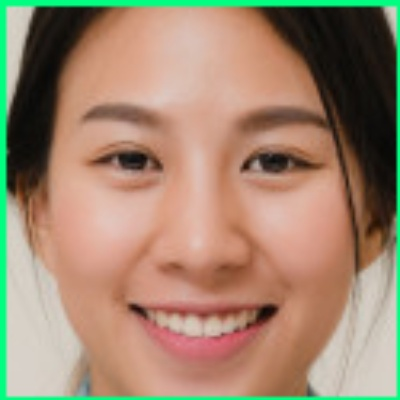
#> input picture media/face.jpg, 400 x 400 px, found by its file name
$ python gray.py
#> lines starting #> are read from the running program, lines starting #| are printed output that depends on the picture; after the words box and inside, x2 and y2 are one past the last pixel; in counts of white or black regions, pixels touching at a corner belong together
# -*- coding: utf-8 -*-
"""
Created on Sun Feb 28 10:37:10 2021

@author: 安ㄢ
"""

import cv2
def show(image):
    for y in range(8,14):
        for x in range(6,10):
            print(image[y,x],end=" ")
        print()
    print()
gray = cv2.imread("media\\face.jpg",0)
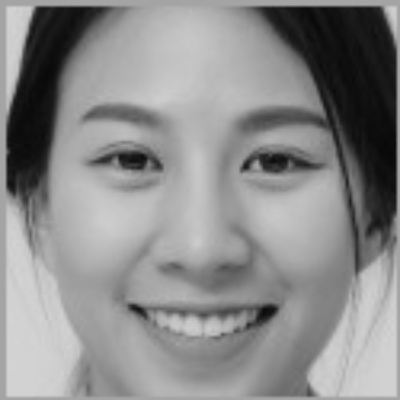
#> gray: shape (400, 400); min 8, max 212, mean 139.5
print("gray.shape=", gray.shape)
#| gray.shape= (400, 400)
show(gray)
#> the loop in show, `for y in range(8,14):` made 6 passes
#| 187 203 209 209
#| 187 203 209 209
#| 187 203 209 209
#| 187 202 209 209
#| 187 202 208 209
#| 187 202 208 209
#_,thresh = cv2.threshold(gray,187,200,cv2.THRESH_BINARY_INV)
_,thresh = cv2.threshold(gray,187,255,cv2.THRESH_BINARY)
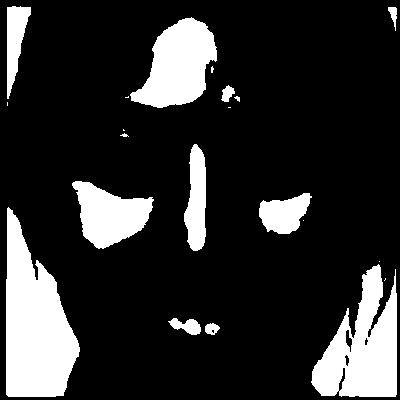
#> thresh: shape (400, 400); 18% white; 21 white regions (9 under 20 px), largest, box (x1, y1, x2, y2) and area: (6, 207, 80, 397) 8825, (311, 264, 397, 397) 6702, (130, 17, 217, 108) 4823
print("gray.shape=", gray.shape)
#| gray.shape= (400, 400)
show(thresh)
#> the loop in show (call 2), `for y in range(8,14):` made 6 passes
#| 0 255 255 255
#| 0 255 255 255
#| 0 255 255 255
#| 0 255 255 255
#| 0 255 255 255
#| 0 255 255 255

cv2.namedWindow("Facegray",cv2.WINDOW_KEEPRATIO)
cv2.imshow("Facegray",thresh)
cv2.waitKey(0)
cv2.destroyWindow("Facegray")

$ run again, with media/img01.jpg copied over media/face.jpg
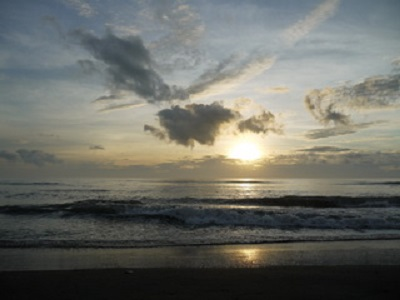
#> input picture media/img01.jpg, 400 x 300 px, found by its file name
#> `gray = cv2.imread("media\\face.jpg",0)`:
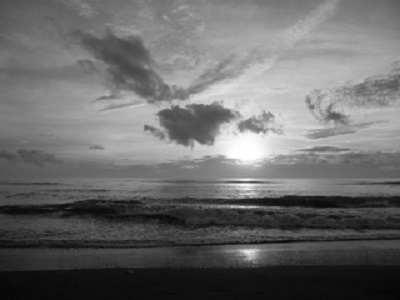
#> gray: shape (300, 400); min 4, max 255, mean 106.8
#| gray.shape= (300, 400)
#> the loop in show, `for y in range(8,14):` made 6 passes
#| 85 86 87 87
#| 86 87 88 89
#| 87 87 89 89
#| 87 87 89 89
#| 87 88 90 90
#> (further printed lines are left out)
#> `_,thresh = cv2.threshold(gray,187,255,cv2.THRESH_BINARY)`:
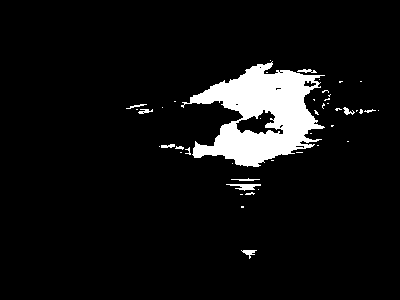
#> thresh: shape (300, 400); 6.9% white; 45 white regions (33 under 20 px), largest, box (x1, y1, x2, y2) and area: (181, 61, 325, 167) 7676, (226, 184, 261, 191) 128, (241, 250, 257, 259) 62
#| gray.shape= (300, 400)
#> the loop in show (call 2), `for y in range(8,14):` made 6 passes
#| 0 0 0 0
#| 0 0 0 0
#| 0 0 0 0
#| 0 0 0 0
#| 0 0 0 0
#> (further printed lines are left out)

$ run again, with media/person1.jpg copied over media/face.jpg
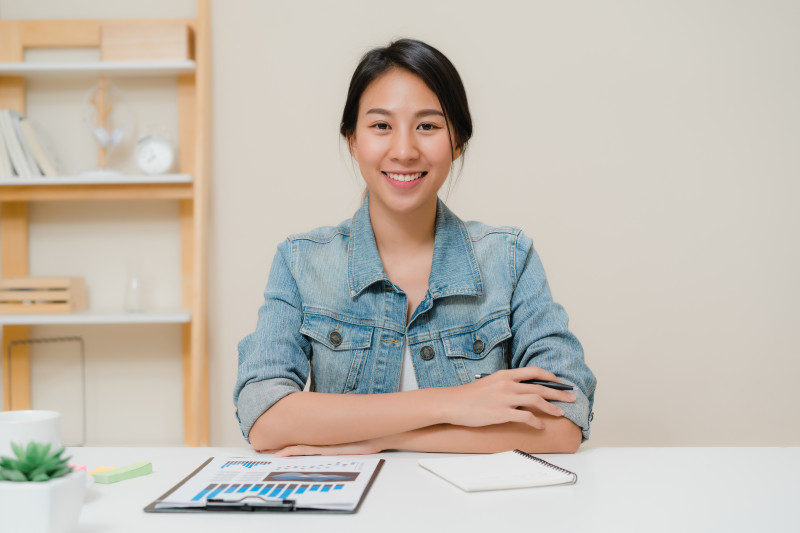
#> input picture media/person1.jpg, 800 x 533 px, found by its file name
#> `gray = cv2.imread("media\\face.jpg",0)`:
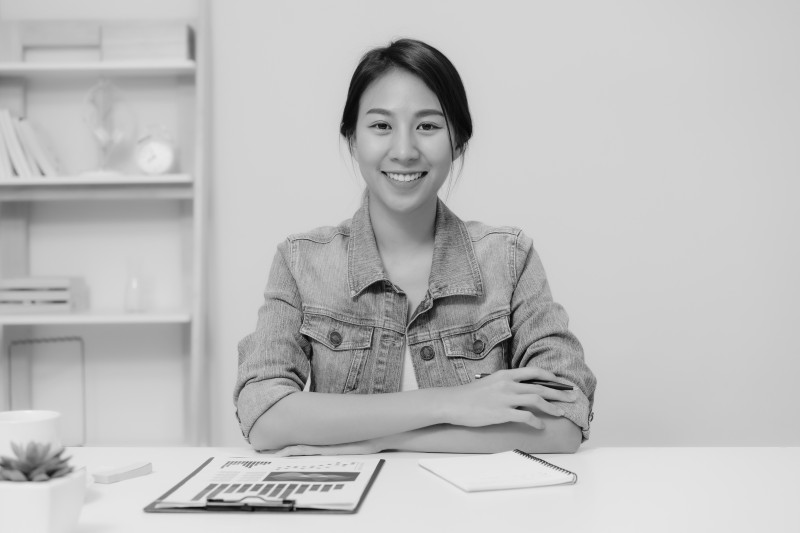
#> gray: shape (533, 800); min 3, max 241, mean 190
#| gray.shape= (533, 800)
#> the loop in show, `for y in range(8,14):` made 6 passes
#| 198 197 198 198
#| 198 197 198 198
#| 198 197 198 198
#| 197 196 198 198
#| 197 196 197 197
#> (further printed lines are left out)
#> `_,thresh = cv2.threshold(gray,187,255,cv2.THRESH_BINARY)`:
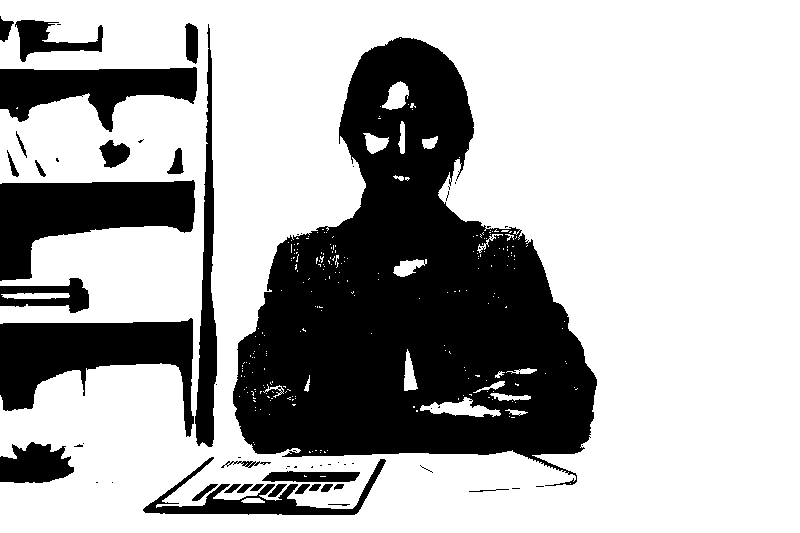
#> thresh: shape (533, 800); 68.9% white; 63 black regions (34 under 20 px), largest, box (x1, y1, x2, y2) and area: (233, 37, 597, 486) 87517, (0, 180, 195, 281) 10939, (0, 318, 194, 437) 10930
#| gray.shape= (533, 800)
#> the loop in show (call 2), `for y in range(8,14):` made 6 passes
#| 255 255 255 255
#| 255 255 255 255
#| 255 255 255 255
#| 255 255 255 255
#| 255 255 255 255
#> (further printed lines are left out)
